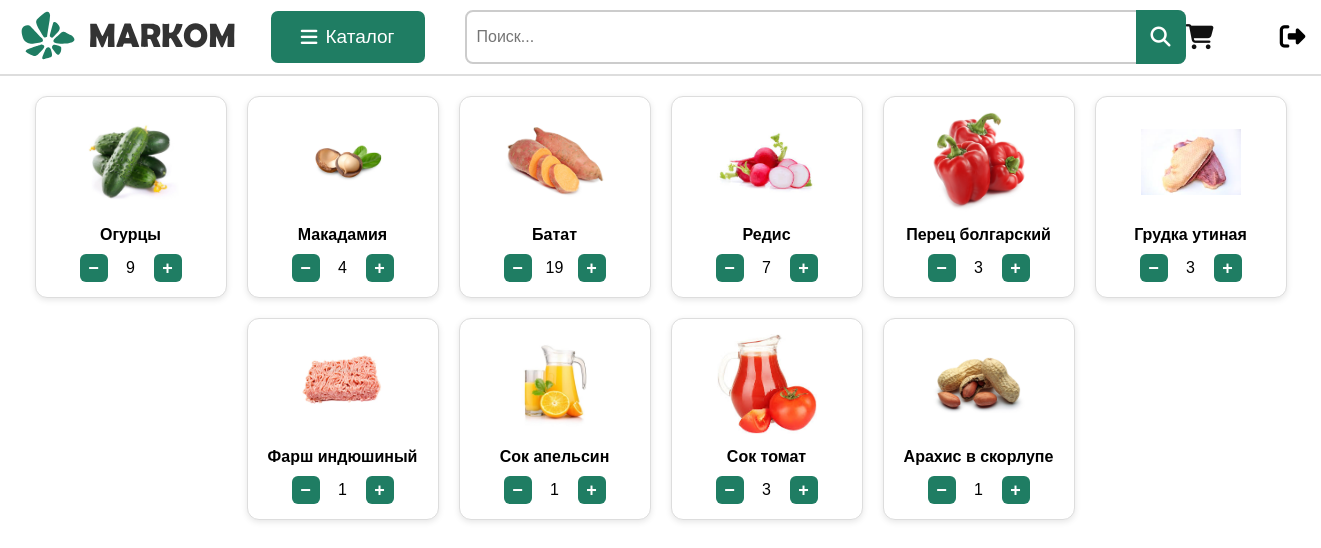
Page /cart (signed in) on the committed database.
### tables this page shows
CREATE TABLE "cart" (
	"id"	INTEGER,
	"user_id"	INTEGER NOT NULL,
	"product_id"	INTEGER NOT NULL,
	"product_name"	TEXT NOT NULL,
	"quantity"	INTEGER NOT NULL,
	PRIMARY KEY("id" AUTOINCREMENT),
	FOREIGN KEY("product_id") REFERENCES "products"("id"),
	FOREIGN KEY("user_id") REFERENCES "users"("id")
);

### app.py (the view)
@app.route('/cart')
def cart():
    if 'user_id' not in session:
        return redirect(url_for('login'))
    user_id = session['user_id']
    conn = get_db()
    cursor = conn.cursor()
    cursor.execute('''
        SELECT product_id, product_name, quantity
        FROM cart
        WHERE user_id = ?
    ''', (user_id,))
    items = cursor.fetchall()
    return render_template('cart.html', items=items)

### app.py (called while the page is built)
def get_db():
    conn = sqlite3.connect('users.db')
    conn.row_factory = sqlite3.Row
    return conn

### templates/cart.html (shortened to what this page needs)
<!DOCTYPE html>
<html lang="ru">
<head>
  <link rel="stylesheet" href="{{ url_for('static', filename='store.css') }}">
  <link rel="stylesheet" href="{{ url_for('static', filename='cart.css') }}">
  <link rel="stylesheet" href="https://cdnjs.cloudflare.com/ajax/libs/font-awesome/6.5.0/css/all.min.css"
 />
  <link rel="stylesheet" href="{{ url_for('static', filename='notifications.css') }}">
</head>
<body>
  <header class="site-header">
  <div class="header-left">
    <a href="{{ url_for('store') }}">
      <img src="{{ url_for('static', filename='images/markom_logo.svg') }}" alt="Логотип" class="logo">
    </a>
    <a href="#" class="catalog-button" id="catalog-toggle">
      <i class="fas fa-bars" id="catalog-icon"></i>
      <span class="catalog-text">Каталог</span>
    </a>
    <div class="search">
  <form method="GET" action="{{ url_for('search') }}" class="search-form">
    <input type="text" name="q" placeholder="Поиск..." class="search-input">
    <button type="submit" class="search-button" aria-label="Поиск">
      <i class="fa-solid fa-magnifying-glass"></i>
    </button>
  </form>
</div>
  </div>
  <div class="header-right">
    <a href="{{ url_for('cart') }}" class="cart-icon" title="Корзина">
      <div class="cart-icon-btn">
        <i class="fas fa-shopping-cart"></i>
      </div>
    </a>
     {% if session.get('user_id') %}
    <form action="{{ url_for('logout') }}" method="post" class="logout-icon">
      <button type="submit" class="logout-icon-btn" title="Выйти">
        <i class="fas fa-sign-out-alt"></i>
      </button>
    </form>
  {% endif %}
  </div>
  </header>
  <main class="cart-items">
  {% if items %}
    <div class="cart-grid">
      {% for item in items %}
        <div class="cart-card" data-product-id="{{ item['product_id'] }}">
          <img src="{{ url_for('static', filename='images/' ~ item['product_name'].replace(' ', '_') ~ '.jpg') }}"
     alt="{{ item['product_name'] }}">
          <div class="product-name">{{ item['product_name']|capitalize }}</div>
          <div class="quantity-controls">
            <button class="decrease-btn">−</button>
            <span class="quantity">{{ item['quantity'] }}</span>
            <button class="increase-btn">+</button>
          </div>
        </div>
      {% endfor %}
    </div>
  {% else %}
    <p>Ваша корзина пуста.</p>
  {% endif %}
</main>
</body>
</html>

### static/store.css (style rules this page uses)
body { margin: 0; font-family: Arial, sans-serif; background-color: #ffffff; color: #000000; }
.site-header { display: flex; justify-content: space-between; align-items: center; background-color: #ffffff; padding: 10px 20px; border-bottom: 2px solid #ddd; }
.header-left, .header-right { display: flex; align-items: center; }
.logo { height: 50px; margin-right: 15px; }
.catalog-button { color: #ffffff; background-color: #1f7d63; padding: 15px 30px; font-size: 19px; text-decoration: none; border-radius: 7px; margin-left: 20px; margin-right: 40px; display: flex; align-items: center; transition: background-color 0.3s; }
.catalog-text { margin-left: 8px; }
.search { width: 100%; margin: 0 auto; }
.search-form { display: flex; position: relative; width: 100%; }
.search-input { flex: 1; height: 50px; padding: 0px 500px 0px 10px; font-size: 16px; border: 2px solid #ccc; border-radius: 8px; outline: none; transition: border-color 0.3s ease; }
.search-button { position: absolute; right: 0; top: 0; height: 53.5px; width: 50px; border: none; background-color: #1f7d63; color: white; font-size: 20px; border-top-right-radius: 8px; border-bottom-right-radius: 8px; cursor: pointer; display: flex; align-items: center; justify-content: center; transition: background-color 0.3s ease; }
.cart-icon { color: #111; font-size: 25px; margin-right: 30px; }
.logout-icon { margin-left: 30px; }
.logout-icon-btn { background: none; border: none; cursor: pointer; color: black; font-size: 1.6rem; }

### static/cart.css (style rules this page uses)
.cart-grid { display: flex; flex-wrap: wrap; justify-content: center; gap: 20px; padding: 20px; }
.cart-card { width: 160px; border: 1px solid #ddd; border-radius: 12px; box-shadow: 0 2px 6px rgba(0, 0, 0, 0.1); text-align: center; padding: 15px; background: #fff; transition: transform 0.2s ease; }
.cart-card img { width: 100px; height: 100px; object-fit: contain; margin-bottom: 10px; }
.product-name { font-size: 16px; font-weight: 600; margin-bottom: 10px; }
.quantity-controls { display: flex; justify-content: center; align-items: center; gap: 8px; }
.quantity-controls button { width: 28px; height: 28px; font-size: 18px; font-weight: bold; background-color: #1f7d63; color: #fff; border: none; border-radius: 6px; cursor: pointer; }
.quantity-controls .quantity { width: 30px; text-align: center; font-size: 16px; }

### rows in the picture
cart: product_name (picture), product_name "Огурцы", quantity "9"
cart: product_name (picture), product_name "Макадамия", quantity "4"
cart: product_name (picture), product_name "Батат", quantity "19"
cart: product_name (picture), product_name "Редис", quantity "7"
cart: shows a picture, product_name "Перец болгарский", quantity "3"
cart: shows a picture, product_name "Грудка утиная", quantity "3"
cart: shows a picture, product_name "Фарш индюшиный", quantity "1"
cart: shows a picture, product_name "Сок апельсин", quantity "1"
cart: shows a picture, product_name "Сок томат", quantity "3"
cart: shows a picture, product_name "Арахис в скорлупе", quantity "1"
